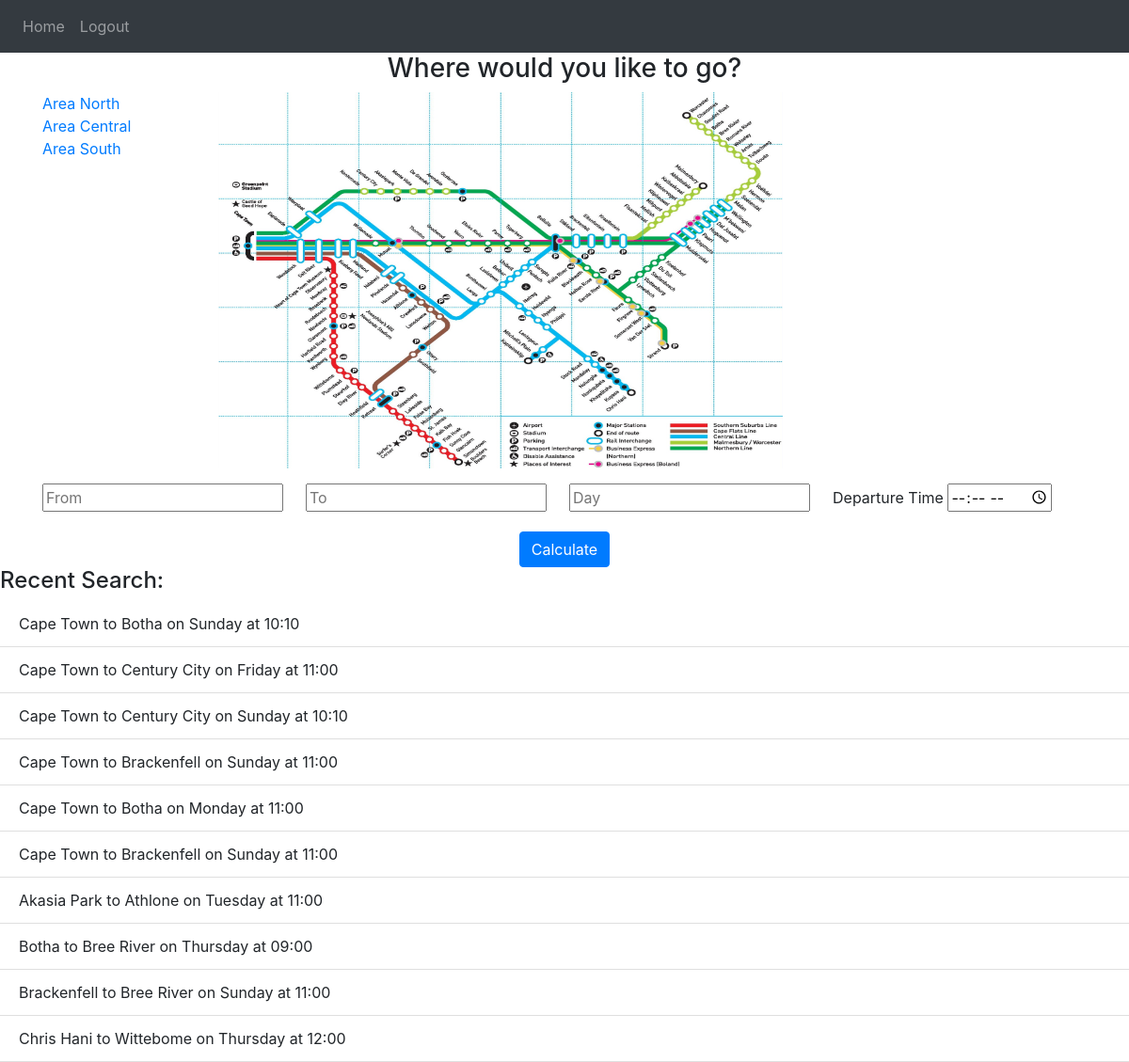
/ (signed in), run on an earlier commit of the app's database.
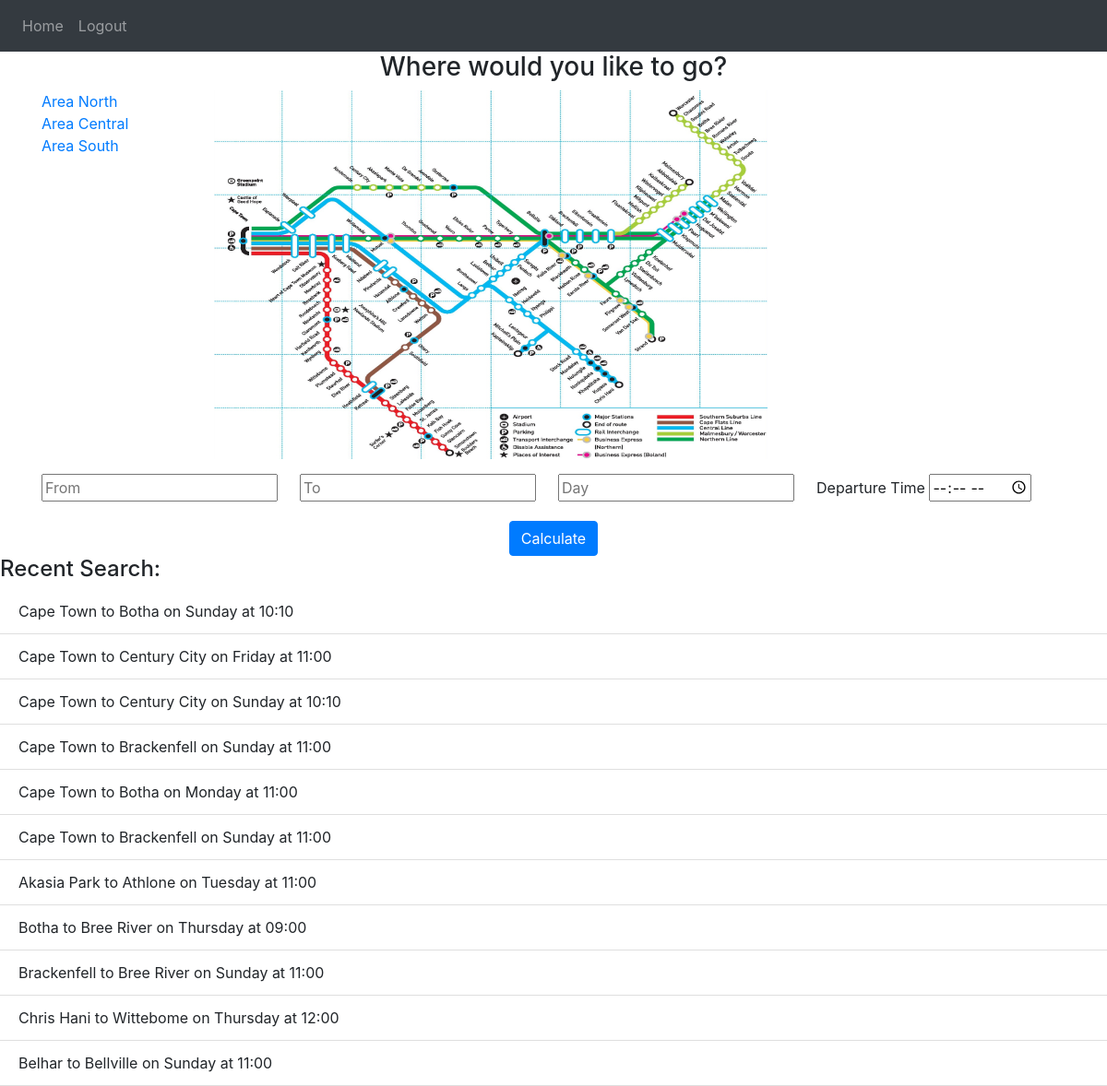
And on a later commit of the database.
### website/models.py (models this page shows)
class Trip(db.Model):
    id = db.Column(db.Integer, primary_key=True)
    departureStation = db.Column(db.String(150))
    destinationStation = db.Column(db.String(150))
    day = db.Column(db.String(150))
    time = db.Column(db.String(150))
    user_id = db.Column(db.Integer, db.ForeignKey('user.id'))

### website/views.py (the view, shortened to what this page needs)
@views.route('/', methods=['GET', 'POST'])
def home():
    stations = [r.stationName for r in Station.query.order_by(Station.stationName).all()]
    shortestRoute.clear()
    otherRoutes.clear()
    return render_template("home.html", user = current_user, stations = stations, days = days)

### website/__init__.py (called while the page is built)
def create_app():
    app = Flask(__name__)
    app.config['SECRET_KEY'] = 'a'
    app.config['SQLALCHEMY_DATABASE_URI'] = f'sqlite:///{DB_NAME}'
    db.init_app(app)
    from .views import views
    from .auth import auth
    app.register_blueprint(views, url_prefix='/')
    app.register_blueprint(auth, url_prefix='/')
    from .models import User
    login_manager = LoginManager()
    login_manager.login_view = 'auth.login'
    login_manager.init_app(app)
    @login_manager.user_loader
    def load_user(id):
        return User.query.get(int(id))
    return app

### website/templates/home.html (shortened to what this page needs)
{% extends "base.html" %} {% block title %}Cape Town Train Express{% endblock %} {% block content
%}
<h3 align="center">Where would you like to go?</h3>
<div class="form-row">
    <div class="form-group col-md-2"><p><a href="../static/Area North.pdf" target="_blank">Area North</a><br>
    <a href="../static/Area Central.pdf" target="_blank">Area Central</a><br>
    <a href="../static/Area South.pdf" target="_blank">Area South</a>
    </p>
    </div>
    <div class="form-group col-md-8">
      <img src="../static/cape-town-rail-map.jpg" alt="Train Route Map" style="width:600px;height:400px;">
    </div>
  </div>
  <form method="POST">
    <div class = "form-row">
      <div class="form-group col">
      <input
      list="stations1"
      name="departureStation"
      id="departureStation"
      placeholder="From"
      value = "{{ request.form['departureStation'] }}">
      </div>
      <div class="form-group col">
        <input
        list="stations2"
        name="destinationStation"
        id="destinationStation"
        placeholder="To"
        value = "{{ request.form['destinationStation'] }}">
      </div>
      <div class="form-group col">
        <input list="days" name="day" id="day" placeholder="Day" value = "{{ request.form['day'] }}">
      </div>
      <div class="form-group col">
        <label for="departureTime">Departure Time</label>
        <input
          type="time"
          class="form-time"
          id="departureTime"
          name="departureTime"
          value = "{{ request.form['departureTime'] }}"
        />
      </div>
    </div>
  </div>
  <div align = "center">
    <button type="submit" class="btn btn-primary">Calculate</button>
  </div>
{% if user.is_authenticated %}
<h4>Recent Search:</h4>
<ul class="list-group list-group-flush" id="trips">
  {% for t in user.trips %}
  <li class="list-group-item">
    {{t.departureStation + " to " + t.destinationStation + " on " + t.day + " at " + t.time}}
  </li>
  {% endfor %}
</ul>
{% endif %}
{% endblock %}

What changed in the data, as far as the page shows it:
added Trip: departureStation+destinationStation+day "Belhar to Bellville on Sunday at 11:00"
